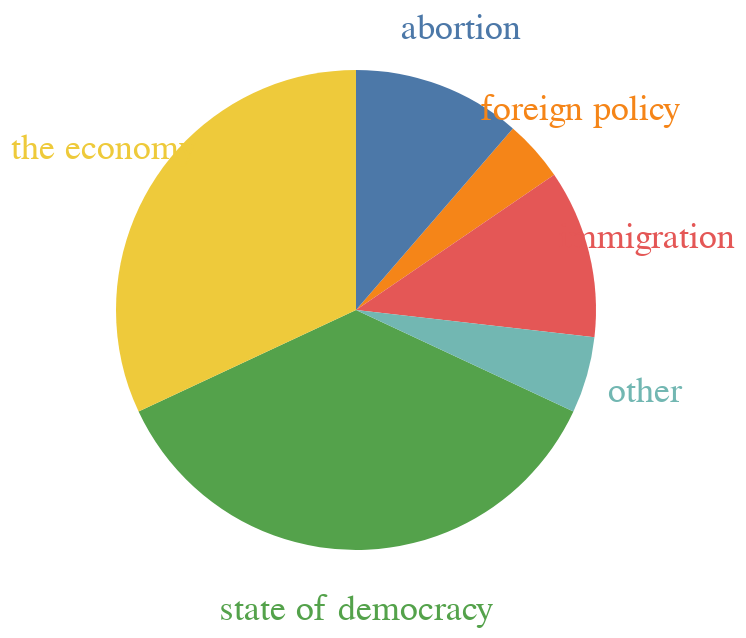

Notebook code for this chart:
### Code cell
base = alt.Chart(df).encode(
    alt.Theta("percent:Q").stack(True),
    alt.Color("issue:N").legend(None)
)

pie = base.mark_arc(outerRadius=120)
text = base.mark_text(radius=150, size=18).encode(text="issue:N")

pie + text

### Figure 1 — Vega-Lite specification as saved in the notebook (floating-point values rounded to 4 significant figures)
{"config": {"view": {"continuousWidth": 300, "continuousHeight": 300}}, "layer": [{"mark": {"type": "arc", "outerRadius": 120}, "encoding": {"color": {"field": "issue", "legend": null, "type": "nominal"}, "theta": {"field": "percent", "stack": true, "type": "quantitative"}}}, {"mark": {"type": "text", "radius": 150, "size": 18}, "encoding": {"color": {"field": "issue", "legend": null, "type": "nominal"}, "text": {"field": "issue", "type": "nominal"}, "theta": {"field": "percent", "stack": true, "type": "quantitative"}}}], "data": {"name": "data-76eb4cba8c43e79cae6efcb44da5908f"}, "$schema": "https://vega.github.io/schema/vega-lite/v5.20.1.json", "datasets": {"data-76eb4cba8c43e79cae6efcb44da5908f": [{"issue": "foreign policy", "percent": 4, "color": "#F37021"}, {"issue": "immigration", "percent": 11, "color": "#6460AA"}, {"issue": "state of democracy", "percent": 35, "color": "#CC004C"}, {"issue": "the economy", "percent": 31, "color": "#FCB711"}, {"issue": "abortion", "percent": 11, "color": "#0DB14B"}, {"issue": "other", "percent": 5, "color": "#B2BEB5"}]}}
